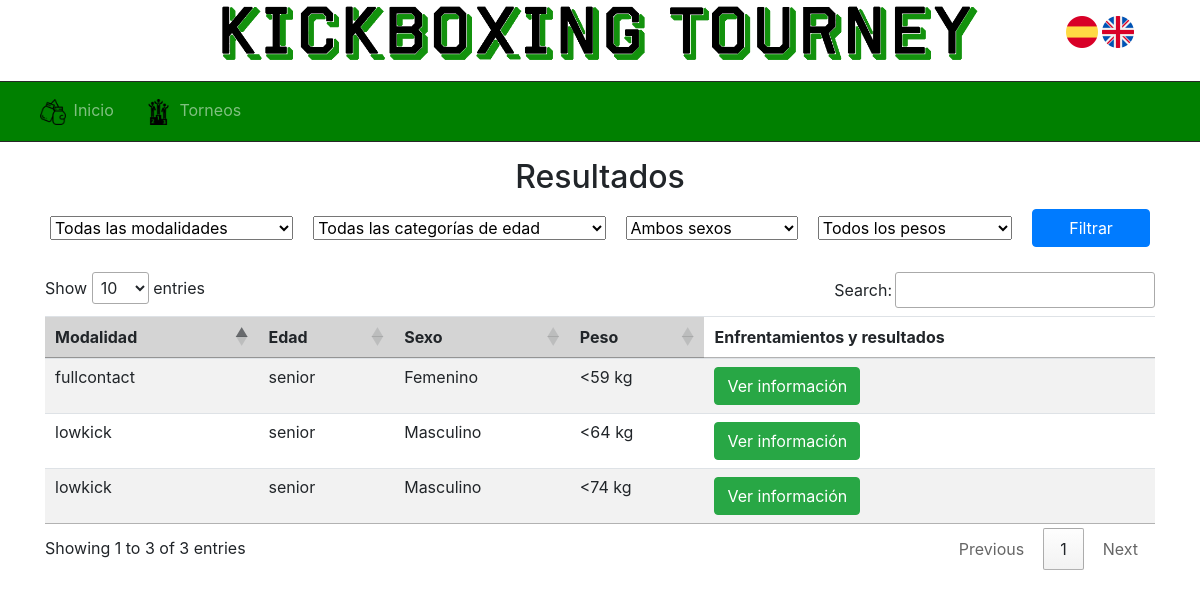
Screenshot of /ProyectoTFG/Invitado/listaCategoriasResultadosInvitados.php?idtorneo=52 with the database file from the repository.
### tables this page shows
CREATE TABLE `categorias` (
  `idCategoria` int(11) NOT NULL,
  `idtorneo` int(11) NOT NULL,
  `sexo` varchar(1) NOT NULL,
  `peso` int(3) NOT NULL,
  `edad` varchar(15) NOT NULL,
  `modalidad` varchar(30) NOT NULL,
  `estado` int(1) NOT NULL
);

### ProyectoTFG/idioma/idioma.php (called while the page is built, shortened)
<?php
$parametros = $_GET;

### ProyectoTFG/Modelo/ModeloCategoria.php (called while the page is built, shortened)
<?php
include_once 'ModeloBD.php';
include_once '../Clases/Categoria.php';
class ModeloCategoria {
    private $modeloBD;
    public function __construct() {
        $this->modeloBD = new ModeloBD();
    }
    public function obtenerCategoriasPorTorneoConEnfrentamientos($idTorneo) {
        $sql = "SELECT DISTINCT c.* FROM categorias c INNER JOIN enfrentamiento r ON c.idtorneo = r.idtorneo AND c.sexo = r.sexo AND c.peso = r.peso AND c.edad = r.edad AND c.modalidad = r.modalidad WHERE c.idtorneo = '$idTorneo'";
        $this->modeloBD->open_connection();
        $listaCategorias = array();
        if ($this->modeloBD->get_results_from_query($sql)) {
            $rows = $this->modeloBD->get_rows();
            foreach ($rows as $row) {
                $listaCategorias[] = new Categoria(
                    $row['idCategoria'],
                    $row['idtorneo'],
                    $row['sexo'],
                    $row['peso'],
                    $row['edad'],
                    $row['modalidad'],
                    $row['estado']
                );
            }
        }
        return $listaCategorias;
    }
}

### ProyectoTFG/Modelo/ModeloBD.php (called while the page is built, shortened)
<?php
class ModeloBD {
    private static $db_host = 'localhost';
    private static $db_user = 'root';
    private static $db_pass = '';
    protected $db_name = 'proyectotfg';
    protected $rows = array();
    private $conexion;
    public function open_connection() {
        $this->conexion = new mysqli(self::$db_host, self::$db_user, self::$db_pass, $this->db_name);
        $this->conexion->query("SET NAMES 'utf8'");
    }
public function get_results_from_query($query) {
    $result = $this->conexion->query($query);
    $this->rows = array();
    $hasResults = false;
    if ($result && $result->num_rows > 0) {
        while ($row = $result->fetch_assoc()) {
            $this->rows[] = $row;
            $hasResults = true;
        }
    }
    return $hasResults;
}
    public function get_rows() {
        return $this->rows;
    }
}

### ProyectoTFG/Clases/Categoria.php (called while the page is built, shortened)
<?php
class Categoria {
    public $sexo;
    public $peso;
    public $edad;
    public $modalidad;
    public function __construct($idCategoria, $idtorneo, $sexo, $peso, $edad, $modalidad, $estado) {
        $this->sexo = $sexo;
        $this->peso = $peso;
        $this->edad = $edad;
        $this->modalidad = $modalidad;
    }
    public function getSexo() {
        return $this->sexo;
    }
    public function getPeso() {
        return $this->peso;
    }
    public function getEdad() {
        return $this->edad;
    }
    public function getModalidad() {
        return $this->modalidad;
    }
}

### ProyectoTFG/Invitado/listaCategoriasResultadosInvitados.php (the view, shortened to what this page needs)
<?php
include '../idioma/idioma.php';
    include_once '../Modelo/ModeloCategoria.php';
    $modeloCategoria = new ModeloCategoria();
    $idTorneo=$_GET['idtorneo'];
    $categorias = $modeloCategoria->obtenerCategoriasPorTorneoConEnfrentamientos($idTorneo);
    ?>
    <html>
        <head>
            <link rel="stylesheet" href="https://maxcdn.bootstrapcdn.com/bootstrap/4.0.0/css/bootstrap.min.css">
            <link href="../CSS/principal.css" rel="stylesheet" type="text/css"/>
        </head>
        <body>
            <?php include '../header.php';
            include '../menus/menuInvitado.php';
              ?>
            <div class="container">
            <?php
            if (empty($categorias)) {
                print "<h2 class='textoCentrado'>No hay resultados para este torneo</h2>";
            }else{
            ?>
                <h2 class="textoCentrado"><?php echo $lang["Resultados"]?></h2>
                <div class="filtros">
                    <select id="filtroModalidad">
                        <option value=""><?php echo $lang["TodasModalidades"]?></option>
                    </select>
                    <select id="filtroEdad">
                        <option value=""><?php echo $lang["TodasCategoriasEdad"]?></option>
                    </select>
                    <select id="filtroSexo">
                        <option value=""><?php echo $lang["AmbosSexos"]?></option>
                    </select>
                    <select id="filtroPeso">
                        <option value=""><?php echo $lang["TodosPesos"]?></option>
                    </select>
                    <button  class='btn btn-primary' id="filtrarResultados"><?php echo $lang["Filtrar"]?></button>
                </div>
                <div class="table-responsive">
                 <table class="table table-striped" id="tablaResultados">
                    <thead>
                        <tr>
                            <th><?php echo $lang["Modalidad"]?></th>
                            <th><?php echo $lang["Edad"]?></th>
                            <th><?php echo $lang["Sexo"]?></th>
                            <th><?php echo $lang["Peso"]?></th>
                            <td><strong><?php echo $lang["EnfrentamientosYResultados"]?></strong></td>
                        </tr>
                    </thead>
                    <tbody>
                        <?php
                        foreach ($categorias as $categoria) {
                            print "<tr>";
                            print "<td>" . $categoria->getModalidad()  . "</td>";
                            print "<td>" . $categoria->getEdad() . "</td>";
                            if($categoria->getSexo()=="m" ){
                                print "<td>".$lang["Masculino"]."</td>";
                            }else{
                                print "<td>".$lang["Femenino"]."</td>";
                            }
                            if($categoria->getPeso()==90){
                                print "<td>>".$categoria->getPeso() . " kg</td>";
                            }else{
                                print "<td><".$categoria->getPeso() . " kg</td>";
                            }
                            print "<td><a href='listaResultadosInvitados.php?idtorneo=" . $idTorneo . "&peso=" . $categoria->getPeso() . "&sexo=" . $categoria->getSexo() . "&edad=" . $categoria->getEdad() . "&modalidad=" . $categoria->getModalidad() . "'><button type='button' name='resultados' class='btn btn-success'>".$lang["VerInformacion"]."</button></a></td>";
                            print "</tr>";
                        }
                        ?>
                    </tbody>
                </table>
                </div>
                <?php
                }
                ?>
            </div>
        </body>
    <link rel="stylesheet" type="text/css" href="https://cdn.datatables.net/1.10.25/css/jquery.dataTables.css">
    </html>

### ProyectoTFG/header.php (shortened to what this page needs)
<header>
    <div class="row" id="cabecera">
        <div class="col-md-2 col-sm-3 col-xs-3"></div>
        <div class="col-md-8 col-sm-6 col-xs-6" id="logo">
            <?php
            $logoUrl = "/ProyectoTFG/index.php";
            ?>
            <a href="<?php echo $logoUrl; ?>">
                <img src="/ProyectoTFG/img/NOMBRERecortado.png" class="img-fluid"/>
            </a>
        </div>
        <div class="col-md-2 col-sm-3 col-xs-3">
            <div id="banderas">
                <?php
                if(basename($_SERVER['PHP_SELF']) == "index.php"){
                    $rutaImagenes="img/";
                }else{
                    $rutaImagenes="../img/";
                }
                $esUrl = '?' . http_build_query(array_merge($parametros, ['idioma' => 'es']));
                $inUrl = '?' . http_build_query(array_merge($parametros, ['idioma' => 'in']));
                ?>
                <a href="<?php echo $esUrl; ?>"><img src="<?php echo $rutaImagenes; ?>espana.png" class="bandera" alt="Español"></a>
                <a href="<?php echo $inUrl; ?>"><img src="<?php echo $rutaImagenes; ?>reino-unido.png" class="bandera" alt="Inglés"></a>
            </div>
        </div>
    </div>
</header>

### ProyectoTFG/menus/menuInvitado.php (shortened to what this page needs)
<nav class="navbar navbar-expand-lg navbar-dark">
    <div class="collapse navbar-collapse" id="navbarNav">
        <ul class="navbar-nav">
            <li class="nav-item <?php echo ($_SERVER['REQUEST_URI'] == "/ProyectoTFG/Admin/administrarAdminFed.php") ? 'active' : ''; ?>">
                <a class="nav-link" href="/ProyectoTFG/index.php"><img id="iconos" src="/ProyectoTFG/img/guantes-de-boxeo.png" alt=""/><?php echo $lang["Inicio"]?></a>
            </li>
            </ul>
        <ul class="navbar-nav" >
            <li class="nav-item <?php echo ($_SERVER['REQUEST_URI'] == "/ProyectoTFG/Invitado/listaTorneosResultadosInvitados.php") ? 'active' : ''; ?>">
                <a class="nav-link" href="../Invitado/listaTorneosResultadosInvitados.php"><img id="iconos" src="/ProyectoTFG/img/podio.png" alt=""/><?php echo $lang["Torneos"]?></a>
            </li>
        </ul>
    </div>
</nav>

### ProyectoTFG/CSS/principal.css (style rules this page uses)
* { padding: 0; margin: 0; }
.row { padding: 0; margin: 0; }
.table { margin-bottom: 0; }
#cabecera { padding-bottom: 1em; }
#logo img { width: 100%; }
#banderas { text-align: center; padding-top: 1em; }
.bandera { width: 2em; }
nav { border-top: 1.5px solid #282828; width: 100%; background-color: green; border-bottom: 1.5px solid #282828; }
#iconos { width:1.6em; margin-right: 0.5em; margin-left: 1em;; }
.textoCentrado { text-align: center; margin-top: 0.5em; }
a { color: black; }
table tr th { cursor: pointer; -webkit-user-select: none; -moz-user-select: none; -ms-user-select: none; user-select: none; }
table th { white-space: nowrap; }
.sorting { background-color: #D4D4D4; }
.filtros { display: flex; flex-wrap: wrap; justify-content: space-between; align-items: center; gap: 10px; margin-bottom: 20px; }
.filtros select, .filtros button { flex-grow: 1; margin: 5px; }

### rows the page displays
categorias: modalidad "lowkick", edad "senior", peso "64"
categorias: modalidad "lowkick", edad "senior", peso "74"
categorias: modalidad "fullcontact", edad "senior", peso "59"

### other values shown
$lang["Inicio"] "Inicio"
$lang["Torneos"] "Torneos"
$lang["Resultados"] "Resultados"
$lang["Filtrar"] "Filtrar"
$lang["Modalidad"] "Modalidad"
$lang["Edad"] "Edad"
$lang["Sexo"] "Sexo"
$lang["Peso"] "Peso"
$lang["EnfrentamientosYResultados"] "Enfrentamientos y resultados"
form field value "Todas las modalidades"
form field value "Todas las categorías de edad"
form field value "Ambos sexos"
form field value "Todos los pesos"
